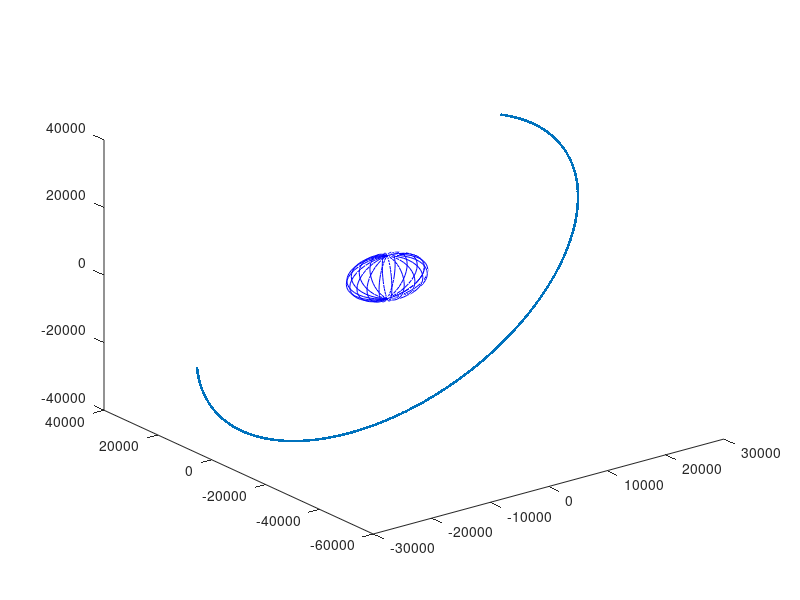

Reproduce this figure in MATLAB.
clear all
close all
clc

re = 6.378137e+003; % [km]
UD=42164.1697748545;

f=load('results_cart.dat');
t=f(:,1)*2*pi;
x1=f(:,2)*UD;
x2=f(:,3)*UD;
x3=f(:,4)*UD;


figure(1)

[xe,ye,ze] = sphere;
plot3(xe*re,ye*re,ze*re,'b')
hold on
plot3(x1,x2,x3,'.')